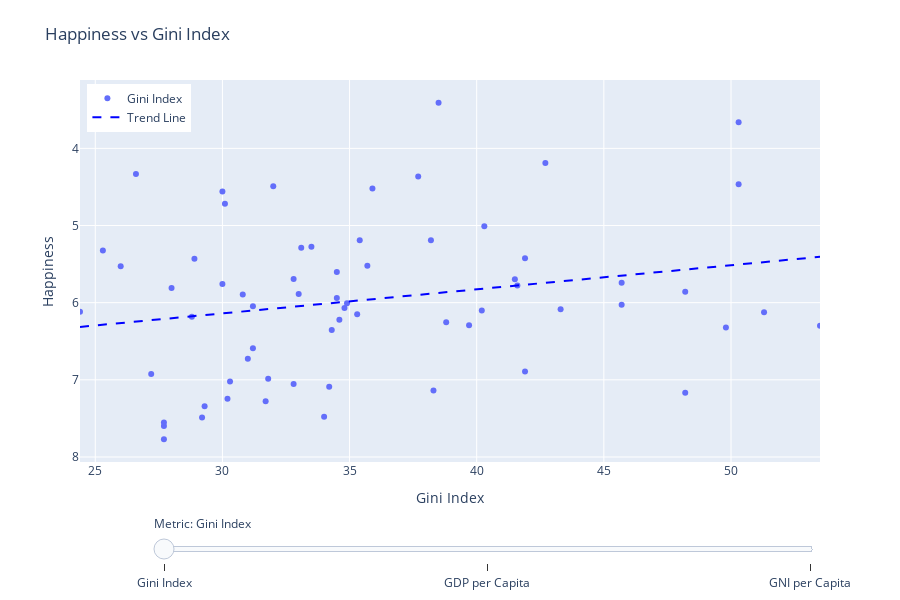

This figure's notebook cell:
### Markdown cell above
**Money does buy happiness**

It is often proposed that greater national wealth leads to higher levels of happiness among citizens. To see wether they are correlated, we analysed how average happiness scores relate to three key economic indicators: Gross Domestic Product (GDP), Gross National Income (GNI), and the Gini Index (Income inequality).



The trendlines suggest that countries with higher GDP and GNI often report higher happiness levels. This supports the general belief that wealth leads to happiness due to the fact that wealth increases access to basic needs, and social stability, factors that are positively associated with well-being and happiness. However, the relationship is not linear, and several wealthy countries show only moderate happiness scores, this suggests other factors are still extremely relevant and happiness cannot be predicted by looking at wealth alone. Correlation does not imply causation, and the observed pattern may be influenced by unmeasured factors.

The third plot, Happiness vs Gini Index, presents a different insight. Within this dataset, a negative correlation is visible, with happiness tending to decline as income inequality (measured by the Gini Index) increases. . In other words, even among wealthier nations, greater inequality is associated with lower average happiness. This aligns with findings by researchers such as Oishi et al., (2011), who in their research found that americans reported being happier on average in years where the national income inequality was less. This suggests income inequality might be a factor which has impact on the happiness . However income inequality may be acting as a substitute for how people perceive the fairness in society and the level of social mobility people have. Happiness is also a subjective measurement, and cultural differences in how inequality is perceived can vary widely, potentially affecting how people respond in surveys.

The plots suggest that while wealth does matter, its distribution may be even more of a factor. Factors such as income equality are likely important to how people will respond to questions about their happiness.

### Code cell
import pandas as pd
import numpy as np
import plotly.graph_objects as go
from plotly.offline import init_notebook_mode, iplot

init_notebook_mode(connected=True)

df = pd.read_csv('final.csv')

df['Happiness_rank'] = df['Happiness'].rank(method='min', ascending=False).astype(int)
total_countries = df['Country'].nunique()

df_gini = df.dropna(subset=['Gini_index', 'Happiness', 'Country', 'Happiness_rank'])
df_gdp  = df.dropna(subset=['GDP_current_usd', 'Happiness', 'Country', 'Happiness_rank'])
df_gni  = df.dropna(subset=['GNI_current_usd', 'Happiness', 'Country', 'Happiness_rank'])

# Zoomed-in x-axis ranges (but full data still used for trendlines)
x_range_gini = [df_gini['Gini_index'].min(), df_gini['Gini_index'].max()]
x_range_gdp  = [df_gdp['GDP_current_usd'].min(), 5e11]  # 0.5 trillion
x_range_gni  = [df_gni['GNI_current_usd'].min(), 5e11]  # 0.5 trillion
y_range      = [df['Happiness'].min(), df['Happiness'].max()]

def add_trend_trace(x, y, color, visible=True):
    x_vals = x.values
    y_vals = y.values
    slope, intercept = np.polyfit(x_vals, y_vals, 1)
    x_trend = np.linspace(min(x_vals), max(x_vals), 100)
    y_trend = slope * x_trend + intercept
    
    return go.Scatter(
        x=x_trend,
        y=y_trend,
        mode='lines',
        line=dict(color=color, dash='dash'),
        name='Trend Line',
        visible=visible,
        hoverinfo='skip'
    )

trace_gini = go.Scatter(
    x=df_gini['Gini_index'],
    y=df_gini['Happiness'],
    mode='markers',
    name='Gini Index',
    visible=True,
    text=df_gini['Country'],
    customdata=df_gini['Happiness_rank'],
    hovertemplate=(
        "Country: %{text}<br>"
        f"Rank: %{{customdata}} out of {total_countries}<br>"
        "Gini Index: %{x:.1f}<br>"
        "Happiness: %{y:.2f}<extra></extra>"
    )
)

trace_gdp = go.Scatter(
    x=df_gdp['GDP_current_usd'],
    y=df_gdp['Happiness'],
    mode='markers',
    name='GDP per Capita',
    visible=False,
    text=df_gdp['Country'],
    customdata=df_gdp['Happiness_rank'],
    hovertemplate=(
        "Country: %{text}<br>"
        f"Rank: %{{customdata}} out of {total_countries}<br>"
        "GDP per Capita: $%{x:,.0f}<br>"
        "Happiness: %{y:.2f}<extra></extra>"
    )
)

trace_gni = go.Scatter(
    x=df_gni['GNI_current_usd'],
    y=df_gni['Happiness'],
    mode='markers',
    name='GNI per Capita',
    visible=False,
    text=df_gni['Country'],
    customdata=df_gni['Happiness_rank'],
    hovertemplate=(
        "Country: %{text}<br>"
        f"Rank: %{{customdata}} out of {total_countries}<br>"
        "GNI per Capita: $%{x:,.0f}<br>"
        "Happiness: %{y:.2f}<extra></extra>"
    )
)

trend_gini = add_trend_trace(df_gini['Gini_index'], df_gini['Happiness'], 'blue', True)
trend_gdp  = add_trend_trace(df_gdp['GDP_current_usd'], df_gdp['Happiness'], 'blue', False)
trend_gni  = add_trend_trace(df_gni['GNI_current_usd'], df_gni['Happiness'], 'blue', False)

fig = go.Figure(data=[trace_gini, trace_gdp, trace_gni, trend_gini, trend_gdp, trend_gni])

steps = [
    dict(method='update', label='Gini Index',
         args=[{'visible': [True, False, False, True, False, False]},
               {'title': 'Happiness vs Gini Index',
                'xaxis': {'title': 'Gini Index', 'range': x_range_gini, 'fixedrange': True},
                'yaxis': {'title': 'Happiness', 'range': y_range, 'fixedrange': True}}]),
    dict(method='update', label='GDP per Capita',
         args=[{'visible': [False, True, False, False, True, False]},
               {'title': 'Happiness vs GDP per Capita',
                'xaxis': {'title': 'GDP per Capita (USD)', 'range': x_range_gdp, 'fixedrange': True},
                'yaxis': {'title': 'Happiness', 'range': y_range, 'fixedrange': True}}]),
    dict(method='update', label='GNI per Capita',
         args=[{'visible': [False, False, True, False, False, True]},
               {'title': 'Happiness vs GNI per Capita',
                'xaxis': {'title': 'GNI per Capita (USD)', 'range': x_range_gni, 'fixedrange': True},
                'yaxis': {'title': 'Happiness', 'range': y_range, 'fixedrange': True}}])
]

fig.update_layout(
    sliders=[dict(
        active=0,
        currentvalue={'prefix': 'Metric: '},
        pad={'t': 50},
        steps=steps,
        len=0.9,
        x=0.1,
        xanchor='left'
    )],
    title="Happiness vs Gini Index",
    width=900,
    height=600,
    autosize=False,
    margin=dict(t=80, b=80, l=80, r=80),
    xaxis=dict(
        title=dict(text='Gini Index', font=dict(size=14)),
        range=x_range_gini,
        fixedrange=True,
        tickfont=dict(size=12),
        automargin=False
    ),
    yaxis=dict(
        title=dict(text='Happiness', font=dict(size=14)),
        range=y_range,
        fixedrange=True,
        tickmode='linear',
        dtick=1,
        tickfont=dict(size=12),
        automargin=False,
        autorange='reversed'
    ),
    hoverlabel=dict(font=dict(size=12)),
    showlegend=True,
    legend=dict(
        font=dict(size=12),
        x=0.01, y=0.99,
        borderwidth=0
    )
)

iplot(fig)

### Figure 1 — Plotly figure (JSON) as saved in the notebook; plotly's stock layout.template omitted (floating-point values rounded to 4 significant figures; data arrays with more than 128 entries replaced by an {"elided": "..."} marker saying what was removed)
{"data": [{"customdata": [1, 2, 3, 5, 6, 7, 9, 10, 12, 13, 14, 15, 16, 17, 18, 19, 21, 23, 28, 29, 30, 31, 33, 34, 36, 38, 39, 40, 42, 43, 44, 45, 46, 48, 49, 50, 53, 54, 55, 56, 57, 58, 59, 60, 63, 64, 66, 68, 69, 72, 73, 75, 82, 83, 86, 93, 100, 102, 104, 105, 111, 114, 116, 125, 128], "hovertemplate": "Country: %{text}<br>Rank: %{customdata} out of 133<br>Gini Index: %{x:.1f}<br>Happiness: %{y:.2f}<extra></extra>", "mode": "markers", "name": "Gini Index", "text": ["Finland", "Denmark", "Norway", "Netherlands", "Switzerland", "Sweden", "Canada", "Austria", "Costa Rica", "Israel", "Luxembourg", "United Kingdom", "Ireland", "Germany", "Belgium", "United States", "Malta", "France", "Spain", "Panama", "Brazil", "Uruguay", "El Salvador", "Italy", "Poland", "Lithuania", "Colombia", "Slovenia", "Kosovo", "Argentina", "Romania", "Cyprus", "Ecuador", "Thailand", "Latvia", "Estonia", "Japan", "Honduras", "Kazakhstan", "Bolivia", "Hungary", "Paraguay", "Peru", "Portugal", "Serbia", "Moldova", "Montenegro", "Croatia", "Dominican Republic", "Belarus", "Greece", "North Macedonia", "Indonesia", "China", "Bulgaria", "Albania", "Armenia", "Georgia", "Mauritania", "Mozambique", "Sri Lanka", "Ukraine", "Uganda", "Zimbabwe", "Malawi"], "type": "scatter", "visible": true, "x": [27.7, 27.7, 27.7, 29.2, 34.0, 29.3, 31.7, 30.2, 48.2, 38.3, 34.2, 32.8, 30.3, 31.8, 27.2, 41.9, 31.0, 31.2, 34.3, 49.8, 53.5, 39.7, 38.8, 34.6, 28.8, 35.3, 51.3, 24.4, 40.2, 43.3, 34.8, 31.2, 45.7, 34.9, 34.5, 30.8, 33.0, 48.2, 28.0, 41.6, 30.0, 45.7, 41.5, 32.8, 34.5, 26.0, 35.7, 28.9, 41.9, 25.3, 33.1, 33.5, 35.4, 38.2, 40.3, 30.1, 30.0, 35.9, 32.0, 50.3, 37.7, 26.6, 42.7, 50.3, 38.5], "y": [7.769, 7.6, 7.554, 7.488, 7.48, 7.343, 7.278, 7.246, 7.167, 7.139, 7.09, 7.054, 7.021, 6.985, 6.923, 6.892, 6.726, 6.592, 6.354, 6.321, 6.3, 6.293, 6.253, 6.223, 6.182, 6.149, 6.125, 6.118, 6.1, 6.086, 6.07, 6.046, 6.028, 6.008, 5.94, 5.893, 5.886, 5.86, 5.809, 5.779, 5.758, 5.743, 5.697, 5.693, 5.603, 5.529, 5.523, 5.432, 5.425, 5.323, 5.287, 5.274, 5.192, 5.191, 5.011, 4.719, 4.559, 4.519, 4.49, 4.466, 4.366, 4.332, 4.189, 3.663, 3.41]}, {"customdata": {"elided": "132 int values"}, "hovertemplate": "Country: %{text}<br>Rank: %{customdata} out of 133<br>GDP per Capita: $%{x:,.0f}<br>Happiness: %{y:.2f}<extra></extra>", "mode": "markers", "name": "GDP per Capita", "text": {"elided": "132 str values"}, "type": "scatter", "visible": false, "x": {"elided": "132 float values"}, "y": {"elided": "132 float values"}}, {"customdata": {"elided": "132 int values"}, "hovertemplate": "Country: %{text}<br>Rank: %{customdata} out of 133<br>GNI per Capita: $%{x:,.0f}<br>Happiness: %{y:.2f}<extra></extra>", "mode": "markers", "name": "GNI per Capita", "text": {"elided": "132 str values"}, "type": "scatter", "visible": false, "x": {"elided": "132 float values"}, "y": {"elided": "132 float values"}}, {"hoverinfo": "skip", "line": {"color": "blue", "dash": "dash"}, "mode": "lines", "name": "Trend Line", "type": "scatter", "visible": true, "x": [24.4, 24.69, 24.99, 25.28, 25.58, 25.87, 26.16, 26.46, 26.75, 27.05, 27.34, 27.63, 27.93, 28.22, 28.52, 28.81, 29.1, 29.4, 29.69, 29.98, 30.28, 30.57, 30.87, 31.16, 31.45, 31.75, 32.04, 32.34, 32.63, 32.92, 33.22, 33.51, 33.81, 34.1, 34.39, 34.69, 34.98, 35.28, 35.57, 35.86, 36.16, 36.45, 36.75, 37.04, 37.33, 37.63, 37.92, 38.22, 38.51, 38.8, 39.1, 39.39, 39.68, 39.98, 40.27, 40.57, 40.86, 41.15, 41.45, 41.74, 42.04, 42.33, 42.62, 42.92, 43.21, 43.51, 43.8, 44.09, 44.39, 44.68, 44.98, 45.27, 45.56, 45.86, 46.15, 46.45, 46.74, 47.03, 47.33, 47.62, 47.92, 48.21, 48.5, 48.8, 49.09, 49.38, 49.68, 49.97, 50.27, 50.56, 50.85, 51.15, 51.44, 51.74, 52.03, 52.32, 52.62, 52.91, 53.21, 53.5], "y": [6.314, 6.305, 6.296, 6.286, 6.277, 6.268, 6.259, 6.25, 6.241, 6.231, 6.222, 6.213, 6.204, 6.195, 6.186, 6.176, 6.167, 6.158, 6.149, 6.14, 6.131, 6.121, 6.112, 6.103, 6.094, 6.085, 6.075, 6.066, 6.057, 6.048, 6.039, 6.03, 6.02, 6.011, 6.002, 5.993, 5.984, 5.975, 5.965, 5.956, 5.947, 5.938, 5.929, 5.92, 5.91, 5.901, 5.892, 5.883, 5.874, 5.864, 5.855, 5.846, 5.837, 5.828, 5.819, 5.809, 5.8, 5.791, 5.782, 5.773, 5.764, 5.754, 5.745, 5.736, 5.727, 5.718, 5.709, 5.699, 5.69, 5.681, 5.672, 5.663, 5.653, 5.644, 5.635, 5.626, 5.617, 5.608, 5.598, 5.589, 5.58, 5.571, 5.562, 5.553, 5.543, 5.534, 5.525, 5.516, 5.507, 5.498, 5.488, 5.479, 5.47, 5.461, 5.452, 5.442, 5.433, 5.424, 5.415, 5.406]}, {"hoverinfo": "skip", "line": {"color": "blue", "dash": "dash"}, "mode": "lines", "name": "Trend Line", "type": "scatter", "visible": false, "x": [1195000000.0, 218800000000.0, 436300000000.0, 653900000000.0, 871400000000.0, 1089000000000.0, 1307000000000.0, 1524000000000.0, 1742000000000.0, 1959000000000.0, 2177000000000.0, 2394000000000.0, 2612000000000.0, 2830000000000.0, 3047000000000.0, 3265000000000.0, 3482000000000.0, 3700000000000.0, 3917000000000.0, 4135000000000.0, 4352000000000.0, 4570000000000.0, 4788000000000.0, 5005000000000.0, 5223000000000.0, 5440000000000.0, 5658000000000.0, 5875000000000.0, 6093000000000.0, 6311000000000.0, 6528000000000.0, 6746000000000.0, 6963000000000.0, 7181000000000.0, 7398000000000.0, 7616000000000.0, 7833000000000.0, 8051000000000.0, 8269000000000.0, 8486000000000.0, 8704000000000.0, 8921000000000.0, 9139000000000.0, 9356000000000.0, 9574000000000.0, 9792000000000.0, 10010000000000.0, 10230000000000.0, 10440000000000.0, 10660000000000.0, 10880000000000.0, 11100000000000.0, 11310000000000.0, 11530000000000.0, 11750000000000.0, 11970000000000.0, 12180000000000.0, 12400000000000.0, 12620000000000.0, 12840000000000.0, 13060000000000.0, 13270000000000.0, 13490000000000.0, 13710000000000.0, 13930000000000.0, 14140000000000.0, 14360000000000.0, 14580000000000.0, 14800000000000.0, 15010000000000.0, 15230000000000.0, 15450000000000.0, 15670000000000.0, 15880000000000.0, 16100000000000.0, 16320000000000.0, 16540000000000.0, 16750000000000.0, 16970000000000.0, 17190000000000.0, 17410000000000.0, 17620000000000.0, 17840000000000.0, 18060000000000.0, 18280000000000.0, 18490000000000.0, 18710000000000.0, 18930000000000.0, 19150000000000.0, 19360000000000.0, 19580000000000.0, 19800000000000.0, 20020000000000.0, 20230000000000.0, 20450000000000.0, 20670000000000.0, 20890000000000.0, 21100000000000.0, 21320000000000.0, 21540000000000.0], "y": [5.432, 5.45, 5.469, 5.487, 5.506, 5.524, 5.542, 5.561, 5.579, 5.598, 5.616, 5.635, 5.653, 5.671, 5.69, 5.708, 5.727, 5.745, 5.764, 5.782, 5.801, 5.819, 5.837, 5.856, 5.874, 5.893, 5.911, 5.93, 5.948, 5.966, 5.985, 6.003, 6.022, 6.04, 6.059, 6.077, 6.095, 6.114, 6.132, 6.151, 6.169, 6.188, 6.206, 6.225, 6.243, 6.261, 6.28, 6.298, 6.317, 6.335, 6.354, 6.372, 6.39, 6.409, 6.427, 6.446, 6.464, 6.483, 6.501, 6.519, 6.538, 6.556, 6.575, 6.593, 6.612, 6.63, 6.648, 6.667, 6.685, 6.704, 6.722, 6.741, 6.759, 6.778, 6.796, 6.814, 6.833, 6.851, 6.87, 6.888, 6.907, 6.925, 6.943, 6.962, 6.98, 6.999, 7.017, 7.036, 7.054, 7.072, 7.091, 7.109, 7.128, 7.146, 7.165, 7.183, 7.201, 7.22, 7.238, 7.257]}, {"hoverinfo": "skip", "line": {"color": "blue", "dash": "dash"}, "mode": "lines", "name": "Trend Line", "type": "scatter", "visible": false, "x": [1201000000.0, 221000000000.0, 440900000000.0, 660700000000.0, 880500000000.0, 1100000000000.0, 1320000000000.0, 1540000000000.0, 1760000000000.0, 1980000000000.0, 2200000000000.0, 2419000000000.0, 2639000000000.0, 2859000000000.0, 3079000000000.0, 3299000000000.0, 3519000000000.0, 3738000000000.0, 3958000000000.0, 4178000000000.0, 4398000000000.0, 4618000000000.0, 4838000000000.0, 5057000000000.0, 5277000000000.0, 5497000000000.0, 5717000000000.0, 5937000000000.0, 6157000000000.0, 6376000000000.0, 6596000000000.0, 6816000000000.0, 7036000000000.0, 7256000000000.0, 7476000000000.0, 7695000000000.0, 7915000000000.0, 8135000000000.0, 8355000000000.0, 8575000000000.0, 8795000000000.0, 9014000000000.0, 9234000000000.0, 9454000000000.0, 9674000000000.0, 9894000000000.0, 10110000000000.0, 10330000000000.0, 10550000000000.0, 10770000000000.0, 10990000000000.0, 11210000000000.0, 11430000000000.0, 11650000000000.0, 11870000000000.0, 12090000000000.0, 12310000000000.0, 12530000000000.0, 12750000000000.0, 12970000000000.0, 13190000000000.0, 13410000000000.0, 13630000000000.0, 13850000000000.0, 14070000000000.0, 14290000000000.0, 14510000000000.0, 14730000000000.0, 14950000000000.0, 15170000000000.0, 15390000000000.0, 15610000000000.0, 15830000000000.0, 16050000000000.0, 16270000000000.0, 16490000000000.0, 16710000000000.0, 16930000000000.0, 17150000000000.0, 17370000000000.0, 17590000000000.0, 17810000000000.0, 18030000000000.0, 18250000000000.0, 18470000000000.0, 18690000000000.0, 18910000000000.0, 19130000000000.0, 19350000000000.0, 19570000000000.0, 19790000000000.0, 20010000000000.0, 20230000000000.0, 20450000000000.0, 20670000000000.0, 20890000000000.0, 21110000000000.0, 21330000000000.0, 21550000000000.0, 21760000000000.0], "y": [5.433, 5.451, 5.469, 5.488, 5.506, 5.524, 5.543, 5.561, 5.58, 5.598, 5.616, 5.635, 5.653, 5.672, 5.69, 5.708, 5.727, 5.745, 5.763, 5.782, 5.8, 5.819, 5.837, 5.855, 5.874, 5.892, 5.911, 5.929, 5.947, 5.966, 5.984, 6.003, 6.021, 6.039, 6.058, 6.076, 6.094, 6.113, 6.131, 6.15, 6.168, 6.186, 6.205, 6.223, 6.242, 6.26, 6.278, 6.297, 6.315, 6.333, 6.352, 6.37, 6.389, 6.407, 6.425, 6.444, 6.462, 6.481, 6.499, 6.517, 6.536, 6.554, 6.573, 6.591, 6.609, 6.628, 6.646, 6.664, 6.683, 6.701, 6.72, 6.738, 6.756, 6.775, 6.793, 6.812, 6.83, 6.848, 6.867, 6.885, 6.903, 6.922, 6.94, 6.959, 6.977, 6.995, 7.014, 7.032, 7.051, 7.069, 7.087, 7.106, 7.124, 7.143, 7.161, 7.179, 7.198, 7.216, 7.234, 7.253]}], "layout": {"autosize": false, "height": 600, "hoverlabel": {"font": {"size": 12}}, "legend": {"borderwidth": 0, "font": {"size": 12}, "x": 0.01, "y": 0.99}, "margin": {"b": 80, "l": 80, "r": 80, "t": 80}, "showlegend": true, "sliders": [{"active": 0, "currentvalue": {"prefix": "Metric: "}, "len": 0.9, "pad": {"t": 50}, "steps": [{"args": [{"visible": [true, false, false, true, false, false]}, {"title": "Happiness vs Gini Index", "xaxis": {"fixedrange": true, "range": [24.4, 53.5], "title": "Gini Index"}, "yaxis": {"fixedrange": true, "range": [2.853, 7.769], "title": "Happiness"}}], "label": "Gini Index", "method": "update"}, {"args": [{"visible": [false, true, false, false, true, false]}, {"title": "Happiness vs GDP per Capita", "xaxis": {"fixedrange": true, "range": [1195000000.0, 500000000000.0], "title": "GDP per Capita (USD)"}, "yaxis": {"fixedrange": true, "range": [2.853, 7.769], "title": "Happiness"}}], "label": "GDP per Capita", "method": "update"}, {"args": [{"visible": [false, false, true, false, false, true]}, {"title": "Happiness vs GNI per Capita", "xaxis": {"fixedrange": true, "range": [1201000000.0, 500000000000.0], "title": "GNI per Capita (USD)"}, "yaxis": {"fixedrange": true, "range": [2.853, 7.769], "title": "Happiness"}}], "label": "GNI per Capita", "method": "update"}], "x": 0.1, "xanchor": "left"}], "title": {"text": "Happiness vs Gini Index"}, "width": 900, "xaxis": {"automargin": false, "fixedrange": true, "range": [24.4, 53.5], "tickfont": {"size": 12}, "title": {"font": {"size": 14}, "text": "Gini Index"}}, "yaxis": {"automargin": false, "autorange": "reversed", "dtick": 1, "fixedrange": true, "range": [2.853, 7.769], "tickfont": {"size": 12}, "tickmode": "linear", "title": {"font": {"size": 14}, "text": "Happiness"}}}}
